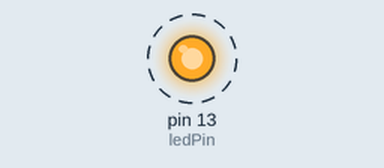
A sketch run on a simulated Arduino Uno, built with avr-gcc and run on an emulated ATmega328P. On the bench: output pins drawn as LEDs (lit = HIGH). Dashed ring = blinking.

Above: at 0.2 s.
Timing chart, 0 to 3.0 s (numbered marks = the images above):
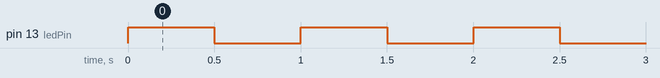

The sketch:

led.ino
```cpp
const int ledPin = LED_BUILTIN;
const long interval = 1000;

void setup()
{
  pinMode(ledPin, OUTPUT);
}

void loop()
{
  unsigned long ms = millis();
  if (ms % interval < interval / 2)
  {
    digitalWrite(ledPin, HIGH);
  }
  else
  {
    digitalWrite(ledPin, LOW);
  }
}
```

Measured:
- by itself, pin 13 (ledPin): alternates HIGH for 0.50 s and LOW for 0.50 s
